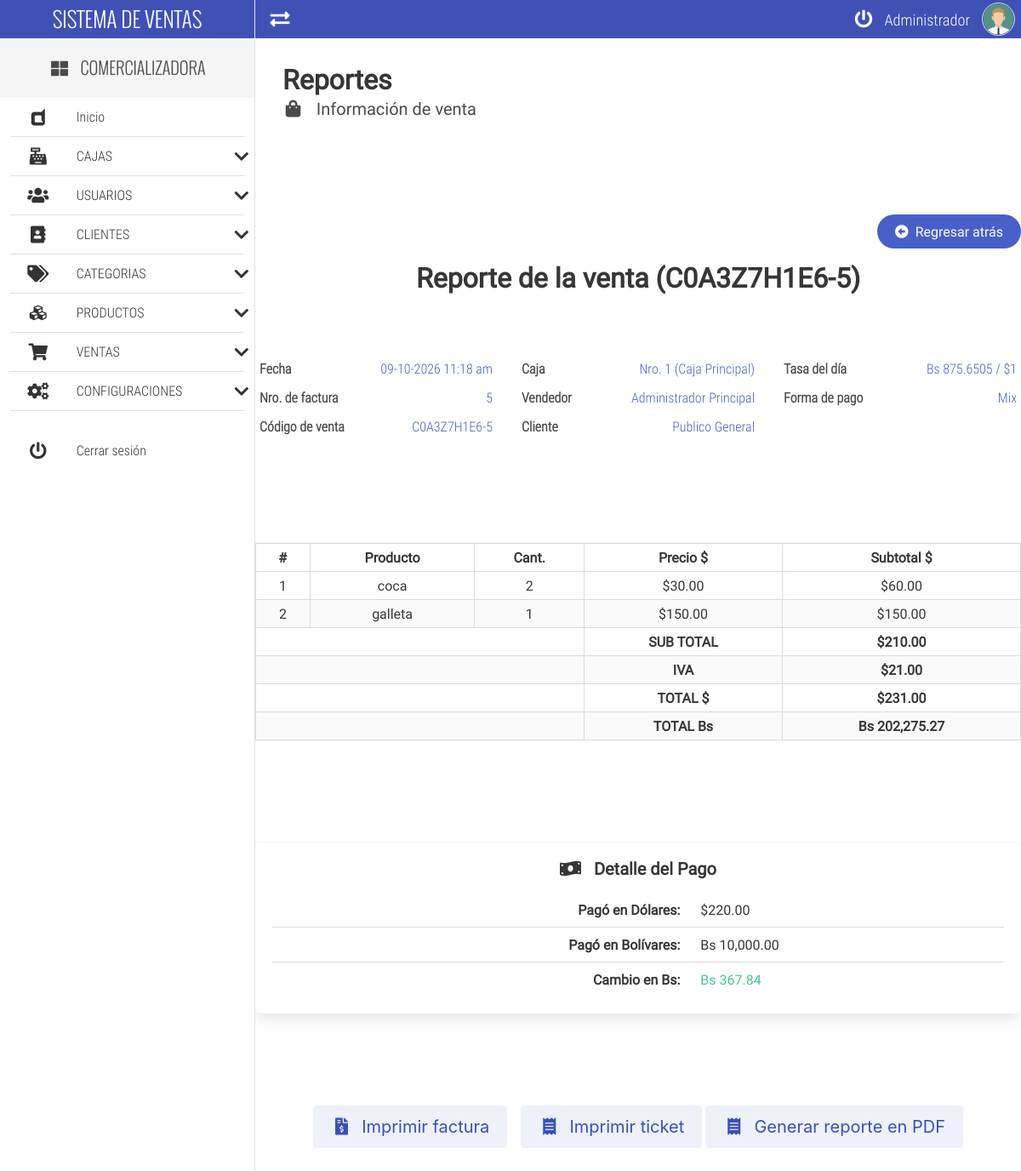
Screenshot of /saleDetail/C0A3Z7H1E6-5/ (signed in) with the database file from the repository.
### tables this page shows
CREATE TABLE `venta` (
  `venta_id` int(30) NOT NULL,
  `venta_codigo` varchar(200) NOT NULL,
  `venta_fecha` date NOT NULL,
  `venta_hora` varchar(17) NOT NULL,
  `venta_subtotal` decimal(20,2) NOT NULL DEFAULT 0.00,
  `venta_iva` decimal(20,2) NOT NULL DEFAULT 0.00,
  `venta_total` decimal(20,2) NOT NULL DEFAULT 0.00,
  `venta_pagado` decimal(20,2) NOT NULL DEFAULT 0.00,
  `venta_cambio` decimal(20,2) NOT NULL DEFAULT 0.00,
  `usuario_id` int(7) NOT NULL,
  `cliente_id` int(10) NOT NULL,
  `caja_id` int(5) NOT NULL,
  `venta_forma_pago` varchar(3) NOT NULL DEFAULT 'Bs',
  `anulado` tinyint(1) NOT NULL DEFAULT 0,
  `venta_tasa_dolar` decimal(20,4) NOT NULL DEFAULT 1.0000,
  `venta_total_usd` decimal(20,2) NOT NULL DEFAULT 0.00,
  `venta_total_bs` decimal(20,2) NOT NULL DEFAULT 0.00,
  `venta_pagado_usd` decimal(20,2) NOT NULL DEFAULT 0.00,
  `venta_pagado_bs` decimal(20,2) NOT NULL DEFAULT 0.00,
  `venta_cambio_usd` decimal(20,2) NOT NULL DEFAULT 0.00,
  `venta_cambio_bs` decimal(20,2) NOT NULL DEFAULT 0.00
);

CREATE TABLE `caja` (
  `caja_id` int(5) NOT NULL,
  `caja_numero` int(5) NOT NULL,
  `caja_nombre` varchar(100) NOT NULL,
  `caja_efectivo` decimal(30,2) NOT NULL,
  `estatus` tinyint(1) NOT NULL DEFAULT 1,
  `caja_efectivo_usd` decimal(20,2) NOT NULL DEFAULT 0.00
);

CREATE TABLE `usuario` (
  `usuario_id` int(7) NOT NULL,
  `usuario_nombre` varchar(50) NOT NULL,
  `usuario_apellido` varchar(50) NOT NULL,
  `usuario_email` varchar(50) NOT NULL,
  `usuario_usuario` varchar(30) NOT NULL,
  `usuario_clave` varchar(535) NOT NULL,
  `usuario_foto` varchar(200) NOT NULL,
  `caja_id` int(5) NOT NULL,
  `admin` tinyint(1) DEFAULT 0
);

CREATE TABLE `cliente` (
  `cliente_id` int(10) NOT NULL,
  `cliente_tipo_documento` varchar(20) NOT NULL,
  `cliente_numero_documento` varchar(35) NOT NULL,
  `cliente_nombre` varchar(50) NOT NULL,
  `cliente_apellido` varchar(50) NOT NULL,
  `cliente_provincia` varchar(30) NOT NULL,
  `cliente_ciudad` varchar(30) NOT NULL,
  `cliente_direccion` varchar(70) NOT NULL,
  `cliente_telefono` varchar(20) NOT NULL,
  `cliente_email` varchar(50) NOT NULL
);

CREATE TABLE `venta_detalle` (
  `venta_detalle_id` int(100) NOT NULL,
  `venta_detalle_cantidad` int(10) NOT NULL,
  `venta_detalle_precio_compra` decimal(30,2) NOT NULL,
  `venta_detalle_precio_venta` decimal(30,2) NOT NULL,
  `venta_detalle_total` decimal(30,2) NOT NULL,
  `venta_detalle_descripcion` varchar(200) NOT NULL,
  `venta_codigo` varchar(200) NOT NULL,
  `producto_id` int(20) NOT NULL
);

### autoload.php (called while the page is built, shortened)
<?php
    spl_autoload_register(function($clase){
        $archivo= __DIR__."/".$clase.".php";
        $archivo=str_replace("\\","/",$archivo);
    });

### app/models/mainModel.php (called while the page is built, shortened)
<?php
	class mainModel{
		private $server=DB_SERVER;
		private $db=DB_NAME;
		private $user=DB_USER;
		private $pass=DB_PASS;
		private $conexion_pdo = null;
		protected function conectar(){
			if($this->conexion_pdo === null){
				$this->conexion_pdo = new PDO(
					"mysql:host=".$this->server.";dbname=".$this->db.";charset=utf8mb4",
					$this->user,
					$this->pass,
					[
						PDO::ATTR_ERRMODE            => PDO::ERRMODE_EXCEPTION,
						PDO::ATTR_DEFAULT_FETCH_MODE => PDO::FETCH_ASSOC,
						PDO::ATTR_EMULATE_PREPARES   => false,
					]
				);
			}
			return $this->conexion_pdo;
		}
		public function limpiarCadena($cadena){
			$palabras=["<script>","</script>","<script src","<script type=","SELECT * FROM","SELECT "," SELECT ","DELETE FROM","INSERT INTO","DROP TABLE","DROP DATABASE","TRUNCATE TABLE","SHOW TABLES","SHOW DATABASES","<?php","?>","--","^","<",">","==",";","::"];
			$cadena=trim($cadena);
			$cadena=stripslashes($cadena);
			$cadena=trim($cadena);
			$cadena=stripslashes($cadena);
			return $cadena;
		}
        public function seleccionarDatos($tipo,$tabla,$campo,$id, $soloActivo=false){
			$tipo=$this->limpiarCadena($tipo);
			$tabla=$this->limpiarCadena($tabla);
			$campo=$this->limpiarCadena($campo);
			$id=$this->limpiarCadena($id);
            if($tipo=="Unico"){
                $sql=$this->conectar()->prepare("SELECT * FROM $tabla WHERE $campo=:ID");
                $sql->bindParam(":ID",$id);
            }elseif($tipo=="Normal"){
            	if ($soloActivo==true) {
            		$sql=$this->conectar()->prepare("SELECT $campo FROM $tabla WHERE estatus=1");
            	}else{
                $sql=$this->conectar()->prepare("SELECT $campo FROM $tabla");
            }
            }
            $sql->execute();
            return $sql;
		}
	}

### app/views/content/saleDetail-view.php (the view, shortened to what this page needs)
<div class="container is-fluid mb-6">
	<h1 class="title">Reportes</h1>
	<h2 class="subtitle"><i class="fas fa-shopping-bag fa-fw"></i> &nbsp; Información de venta</h2>
</div>
<div class="container pb-6 pt-6">
	<?php
		include "./app/views/inc/btn_back.php";
		$code=$insLogin->limpiarCadena($url[1]);
		$datos=$insLogin->seleccionarDatos("Normal","venta INNER JOIN cliente ON venta.cliente_id=cliente.cliente_id INNER JOIN usuario ON venta.usuario_id=usuario.usuario_id INNER JOIN caja ON venta.caja_id=caja.caja_id WHERE (venta_codigo='".$code."')","*",0);
		if($datos->rowCount()==1){
			$datos_venta=$datos->fetch();
			if($datos_venta['anulado'] == 1){
				$anulado = " - ANULADA";
			}else{
				$anulado = "";
			}
			$forma_pago    = $datos_venta['venta_forma_pago'];
			$total_usd     = floatval($datos_venta['venta_total_usd']);
			$total_bs      = floatval($datos_venta['venta_total_bs']);
			$pagado_usd    = floatval($datos_venta['venta_pagado_usd']);
			$pagado_bs     = floatval($datos_venta['venta_pagado_bs']);
			$cambio_usd    = floatval($datos_venta['venta_cambio_usd']);
			$cambio_bs     = floatval($datos_venta['venta_cambio_bs']);
			$tasa_dolar    = floatval($datos_venta['venta_tasa_dolar']);
	?>
	<h2 class="title has-text-centered">Reporte de la venta <?php echo " (".$code.")".$anulado; ?></h2>
	<div class="columns pb-6 pt-6">
		<div class="column">
			<div class="full-width sale-details text-condensedLight">
				<div class="has-text-weight-bold">Fecha</div>
				<span class="has-text-link"><?php echo date("d-m-Y", strtotime($datos_venta['venta_fecha']))." ".$datos_venta['venta_hora']; ?></span>
			</div>
			<div class="full-width sale-details text-condensedLight">
				<div class="has-text-weight-bold">Nro. de factura</div>
				<span class="has-text-link"><?php echo $datos_venta['venta_id']; ?></span>
			</div>
			<div class="full-width sale-details text-condensedLight">
				<div class="has-text-weight-bold">Código de venta</div>
				<span class="has-text-link"><?php echo $datos_venta['venta_codigo']; ?></span>
			</div>
		</div>
		<div class="column">
			<div class="full-width sale-details text-condensedLight">
				<div class="has-text-weight-bold">Caja</div>
				<span class="has-text-link">Nro. <?php echo $datos_venta['caja_numero']." (".$datos_venta['caja_nombre']; ?>)</span>
			</div>
			<div class="full-width sale-details text-condensedLight">
				<div class="has-text-weight-bold">Vendedor</div>
				<span class="has-text-link"><?php echo $datos_venta['usuario_nombre']." ".$datos_venta['usuario_apellido']; ?></span>
			</div>
			<div class="full-width sale-details text-condensedLight">
				<div class="has-text-weight-bold">Cliente</div>
				<span class="has-text-link"><?php echo $datos_venta['cliente_nombre']." ".$datos_venta['cliente_apellido']; ?></span>
			</div>
		</div>
		<div class="column">
			<div class="full-width sale-details text-condensedLight">
				<div class="has-text-weight-bold">Tasa del día</div>
				<span class="has-text-link">Bs <?php echo number_format($tasa_dolar,4,'.',','); ?> / $1</span>
			</div>
			<div class="full-width sale-details text-condensedLight">
				<div class="has-text-weight-bold">Forma de pago</div>
				<span class="has-text-link"><?php echo $forma_pago; ?></span>
			</div>
		</div>
	</div>
	<div class="columns pb-6 pt-6">
		<div class="column">
			<div class="table-container">
                <table class="table is-bordered is-striped is-narrow is-hoverable is-fullwidth">
                    <thead>
                        <tr>
                            <th class="has-text-centered">#</th>
                            <th class="has-text-centered">Producto</th>
                            <th class="has-text-centered">Cant.</th>
                            <th class="has-text-centered">Precio $</th>
                            <th class="has-text-centered">Subtotal $</th>
                        </tr>
                    </thead>
                    <tbody>
                        <?php
                        	$detalle_venta=$insLogin->seleccionarDatos("Normal","venta_detalle WHERE venta_codigo='".$datos_venta['venta_codigo']."'","*",0);
                            if($detalle_venta->rowCount()>=1){
                                $detalle_venta=$detalle_venta->fetchAll();
                            	$cc=1;
                                foreach($detalle_venta as $detalle){
                        ?>
                        <tr class="has-text-centered" >
                            <td><?php echo $cc; ?></td>
                            <td><?php echo $detalle['venta_detalle_descripcion']; ?></td>
                            <td><?php echo $detalle['venta_detalle_cantidad']; ?></td>
                            <td>$<?php echo number_format($detalle['venta_detalle_precio_venta'],2,'.',','); ?></td>
                            <td>$<?php echo number_format($detalle['venta_detalle_total'],2,'.',','); ?></td>
                        </tr>
                        <?php
                                $cc++;
                            }
                        ?>
						<tr class="has-text-centered" >
                            <td colspan="3"></td>
                            <td class="has-text-weight-bold">
                                SUB TOTAL
                            </td>
                            <td class="has-text-weight-bold">
                                $<?php echo number_format($datos_venta['venta_subtotal'],2,'.',','); ?>
                            </td>
                        </tr>
						<tr class="has-text-centered" >
                            <td colspan="3"></td>
                            <td class="has-text-weight-bold">
                                IVA
                            </td>
                            <td class="has-text-weight-bold">
                                $<?php echo number_format($datos_venta['venta_iva'],2,'.',','); ?>
                            </td>
                        </tr>
                        <tr class="has-text-centered" >
                            <td colspan="3"></td>
                            <td class="has-text-weight-bold">
                                TOTAL $
                            </td>
                            <td class="has-text-weight-bold">
                                $<?php echo number_format($total_usd,2,'.',','); ?>
                            </td>
                        </tr>
                        <tr class="has-text-centered" >
                            <td colspan="3"></td>
                            <td class="has-text-weight-bold">
                                TOTAL Bs
                            </td>
                            <td class="has-text-weight-bold">
                                Bs <?php echo number_format($total_bs,2,'.',','); ?>
                            </td>
                        </tr>
                        <?php } ?>
                    </tbody>
                </table>
            </div>
		</div>
	</div>
	<div class="columns pb-6 pt-6">
		<div class="column">
			<div class="box">
				<h4 class="title is-5 has-text-centered mb-4">
					<i class="fas fa-money-bill-wave"></i> &nbsp; Detalle del Pago
				</h4>
				<table class="table is-fullwidth">
					<tbody>
							<?php if($forma_pago == "USD"){ ?>
							<tr>
								<td class="has-text-right has-text-weight-bold">Total pagado:</td>
								<td class="has-text-left">$<?php echo number_format($pagado_usd,2,'.',','); ?></td>
							</tr>
							<tr>
								<td class="has-text-right has-text-weight-bold">Cambio:</td>
								<td class="has-text-left has-text-success">$<?php echo number_format($cambio_usd,2,'.',','); ?></td>
							</tr>
							<?php }else{ ?>
							<tr>
								<td class="has-text-right has-text-weight-bold">Pagó en Dólares:</td>
								<td class="has-text-left">$<?php echo number_format($pagado_usd,2,'.',','); ?></td>
							</tr>
							<tr>
								<td class="has-text-right has-text-weight-bold">Pagó en Bolívares:</td>
								<td class="has-text-left">Bs <?php echo number_format($pagado_bs,2,'.',','); ?></td>
							</tr>
							<?php if($cambio_bs > 0){ ?>
							<tr>
								<td class="has-text-right has-text-weight-bold">Cambio en Bs:</td>
								<td class="has-text-left has-text-success">Bs <?php echo number_format($cambio_bs,2,'.',','); ?></td>
							</tr>
							<?php } ?>
							<?php } ?>
					</tbody>
				</table>
			</div>
		</div>
	</div>
	<div class="columns pb-6 pt-6">
		<p class="has-text-centered full-width">
			<?php
			echo '<button type="button" class="button is-link is-light is-medium" onclick="print_invoice(\''.APP_URL.'app/pdf/invoice.php?code='.$datos_venta['venta_codigo'].'\')" title="Imprimir factura Nro. '.$datos_venta['venta_id'].'" >
			<i class="fas fa-file-invoice-dollar fa-fw"></i> &nbsp; Imprimir factura
			</button> &nbsp;&nbsp;
			<button type="button" class="button is-link is-light is-medium" onclick="print_ticket(\''.APP_URL.'app/pdf/ticket.php?code='.$datos_venta['venta_codigo'].'\')" title="Imprimir ticket Nro. '.$datos_venta['venta_id'].'" ><i class="fas fa-receipt fa-fw"></i> &nbsp; Imprimir ticket</button>
			<button type="button" class="button is-link is-light is-medium" onclick="print_ticket(\''.APP_URL.'app/pdf/reporte_venta.php?code='.$datos_venta['venta_codigo'].'\')" title="Generar PDF. '.$datos_venta['venta_id'].'" ><i class="fas fa-receipt fa-fw"></i> &nbsp; Generar reporte en PDF</button>
			';
			?>
		</p>
	</div>
	<?php
		}else{
			include "./app/views/inc/error_alert.php";
		}
	?>
</div>

### app/views/css/all.css (style rules this page uses)
.fa-fw { text-align: center; width: 1.25em; }
.fa-file-invoice-dollar:before { content: "\f571"; }
.fa-money-bill-wave:before { content: "\f53a"; }
.fa-receipt:before { content: "\f543"; }
.fa-shopping-bag:before { content: "\f290"; }
.fa, .fas { font-family: 'Font Awesome 5 Free'; font-weight: 900; }

### app/views/css/estilos.css (style rules this page uses)
body,html { height: 100%; width: 100%; margin: 0; padding: 0; font-size: 16px; font-family: "RobotoRegular"; position: relative; }
.text-condensedLight { font-family: "RobotoCondensedLight"; }
.sale-details { display: flex; justify-content: space-between; transition: all .3s ease-in-out; padding: 5px; }

### rows the page displays
venta: venta_fecha "09-10-2026", venta_hora "11:18 am", venta_id "5", venta_codigo "C0A3Z7H1E6-5", caja.caja_numero "1", caja.caja_nombre "Caja Principal", usuario.usuario_nombre "Administrador", usuario.usuario_apellido "Principal", cliente.cliente_nombre "Publico", cliente.cliente_apellido "General", venta_tasa_dolar "875.6505", venta_forma_pago "Mix", venta_subtotal "210.00", venta_iva "21.00", venta_total_usd "231.00", venta_total_bs "202,275.27", venta_pagado_usd "220.00", venta_pagado_bs "10,000.00", venta_cambio_bs "367.84"
venta_detalle: venta_detalle_descripcion "coca", venta_detalle_cantidad "2", venta_detalle_precio_venta "30.00", venta_detalle_total "60.00"
venta_detalle: venta_detalle_descripcion "galleta", venta_detalle_cantidad "1", venta_detalle_precio_venta "150.00", venta_detalle_total "150.00"

### other values shown
APP_NAME "COMERCIALIZADORA"
$_SESSION['usuario'] "Administrador"
$code "C0A3Z7H1E6-5"
